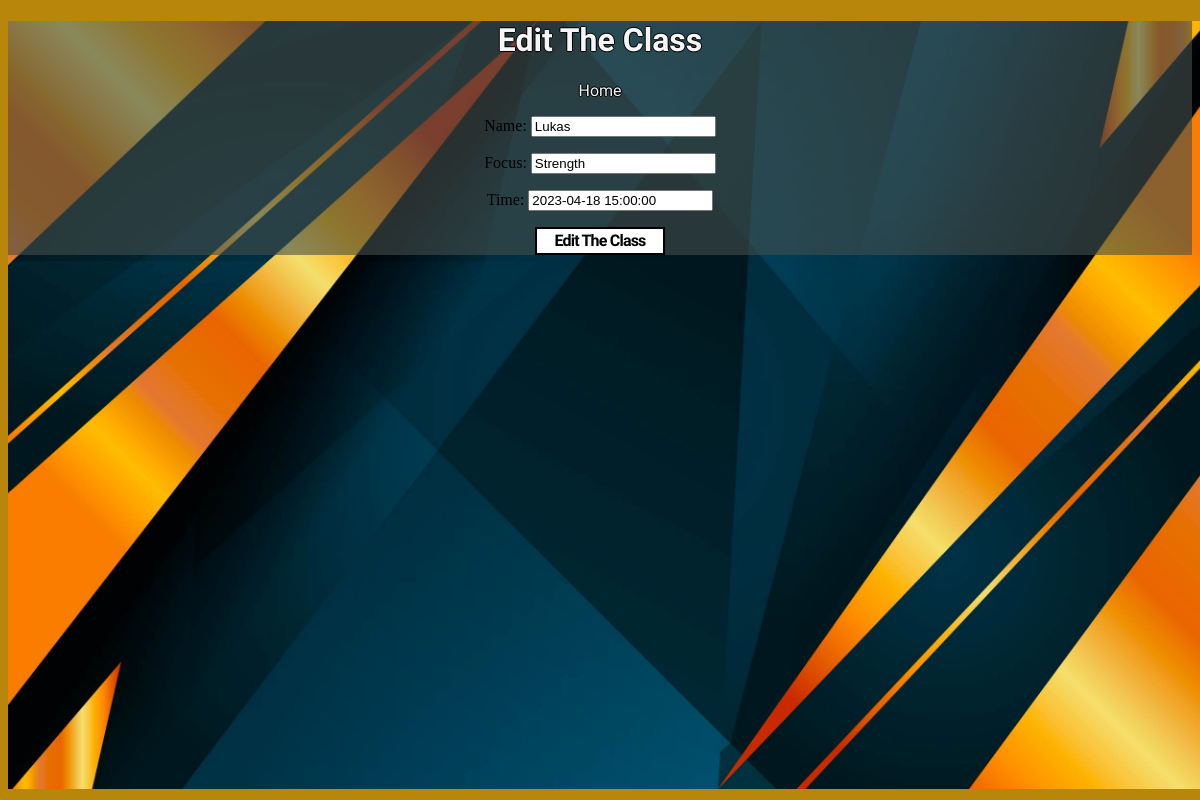
Screenshot of /editinghiit/11 with the database file from the repository.
### home/models.py (models this page shows, shortened)
class hiitbook(models.Model):
    name = models.CharField(max_length=10, null=False, blank=False)
    focus = models.CharField(max_length=50, null=False, blank=False)
    time = models.DateTimeField(max_length=10)

### home/views.py (the view)
# urls.py: path('editinghiit/<item_id>', views.editinghiit, name='edit'),
def editinghiit(request, item_id):
    item = get_object_or_404(hiitbook, id=item_id)
    Book = HittClassForm(instance=item)
    context = {
        'form': Book
    }
    if request.method == 'POST':
        form = HittClassForm(request.POST, instance=item)
        if form.is_valid():
            form.save()
            return redirect("booking")
    return render(request, 'home/editinghiit.html', context)

### home/forms.py
class HittClassForm(forms.ModelForm):
    class Meta:
        model = hiitbook
        fields = ['name', 'focus', 'time']

### home/templates/home/editinghiit.html (shortened to what this page needs)
<!DOCTYPE html>
<html lang="en">
<head>
    {% load static %}
    <link rel="stylesheet" href="{% static '/css/style.css' %}">
</head>
<img src="{% static 'images/background.jpg' %}" alt="A black and gold vector design background image" id="bgimage">
<div class="content">
<header>
    <h1 class="main">
        Edit The Class
    </h1>
    <li>
        <a class="nav-link" href="{% url 'booking' %}">Home</a>
    </li>
</header>
<body>
    <form method="POST">
        {{ form.as_p }}
        <div>
            <p>
            <button class="btneddel" type="submit" onclick="alert('The Class has been edited')">Edit The Class</button>
            </p>
        </div>
    </form>
</body>
</div>
</html>

### home/static/css/style.css (style rules this page uses)
.main { font-family: 'Oswald', sans-serif; color: whitesmoke; text-shadow:-1px 0 black, 0 1px black, 1px 0 black, 0 -1px black; }
.nav-link { color:whitesmoke; text-decoration: none; text-transform: capitalize; text-shadow:-1px 0 black, 0 1px black, 1px 0 black, 0 -1px black; }
.content { background-color: rgba(67, 79, 78, 0.6); height: 100%; width: 100%; text-align: center; }
li { font-family: 'Raleway', sans-serif; text-align: right; display: inline; }
.btneddel { align-items: center; background-color: #fff; border: 2px solid #000; box-sizing: border-box; color: #000; cursor: pointer; display: inline-flex; fill: #000; font-family: 'Raleway', sans-serif; font-size: 16px; font-weight: 600; justify-content: center; letter-spacing: -.8px; line-height: 24px; outline: 0; padding: 0 17px; text-align: center; text-decoration: none; transition: all .3s; user-select: none; -webkit-user-select: none; touch-action: manipulation; }
#bgimage { width: 100%; width: 100%; position: fixed; z-index: -5; }
body { background-color: darkgoldenrod; }

### rows the page displays
hiitbook: name "Lukas", focus "Strength", time "2023-04-18 15:00:00"
